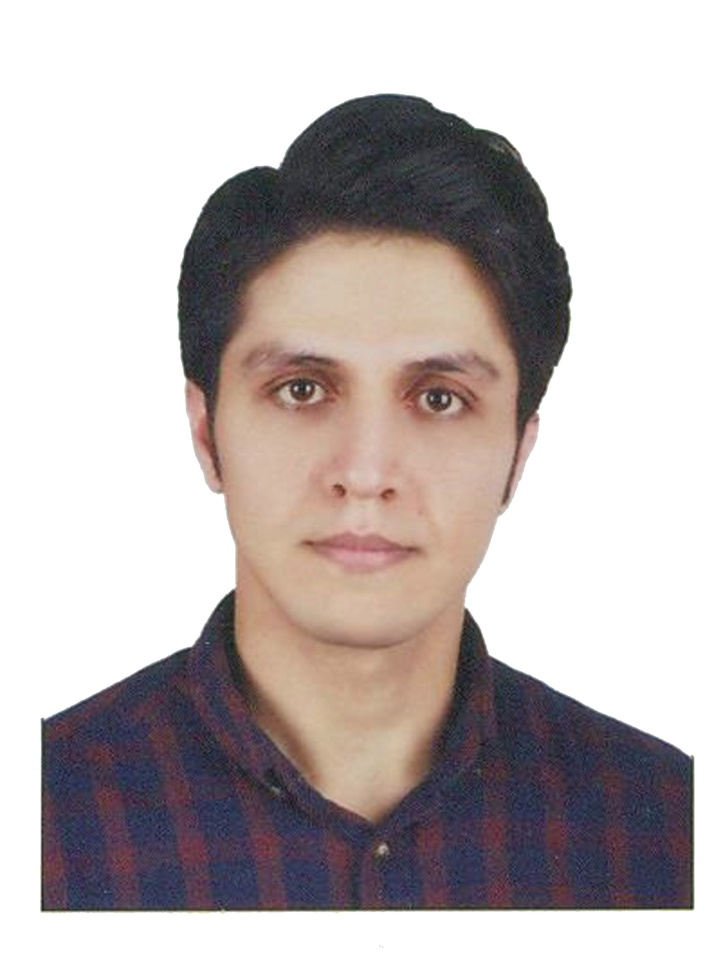
#> input picture Personal.jpg, 723 x 976 px, shrunk from 1604 x 2164 before the run
$ jupyter execute Haar-Face-Detection.ipynb
#> lines starting #> are read from the running program, lines starting #| are printed output that depends on the picture; after the words box and inside, x2 and y2 are one past the last pixel; in counts of white or black regions, pixels touching at a corner belong together
<div class="alert alert-block alert-success">
    <h1 align="center">Face Detection using Haar Cascades classifiers</h1>
    <h2 align="center"><a href="mirch.cs@gmail.com">M.Shahi</a></h3>
</div>

## OpenCV provides pre-trained Haar cascades for face detection, which can be used as a simple face recognition method.

## Topics:

- [ ] import necessary libraries
- [ ] Load the pre-trained Haar Cascade classifier
- [ ] Read the input image
- [ ] Detect faces
- [ ] Draw rectangles around the faces
- [ ] Display the output

# import necessary libraries

[cell 1]
import cv2
import matplotlib.pyplot as plt

# Load the pre-trained Haar Cascade classifier

[cell 2]
face_cascade = cv2.CascadeClassifier(cv2.data.haarcascades + 'haarcascade_frontalface_default.xml')

# Read the input image

[cell 3]
image = cv2.imread('Personal.jpg')
#> image is the input picture: shape (976, 723, 3); mean B, G, R 183.1, 183.5, 191.7
gray = cv2.cvtColor(image, cv2.COLOR_BGR2GRAY)
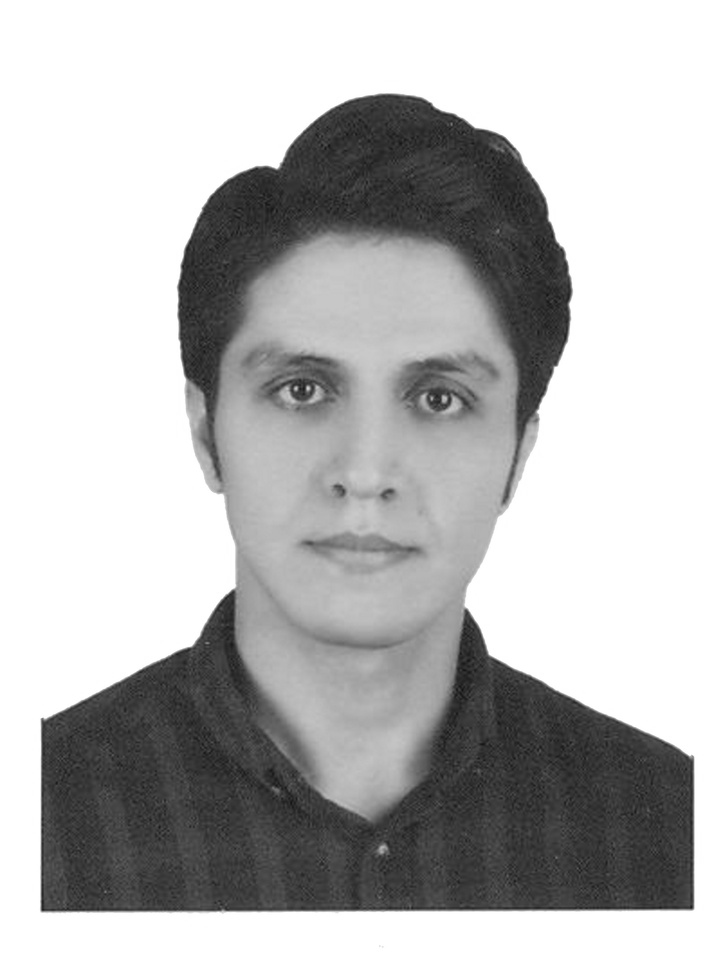
#> gray: shape (976, 723); min 19, max 255, mean 185.9

# Detect faces

[cell 4]
faces = face_cascade.detectMultiScale(gray, scaleFactor=1.2, minNeighbors=5, minSize=(100, 100))
#> faces = [[248, 551, 236, 236], [163, 239, 403, 403]]

# Draw rectangles around the faces

[cell 5]
for (x, y, w, h) in faces:
    cv2.rectangle(image, (x, y), (x+w, y+h), (255, 0, 0), 2)
#> this loop made 2 passes
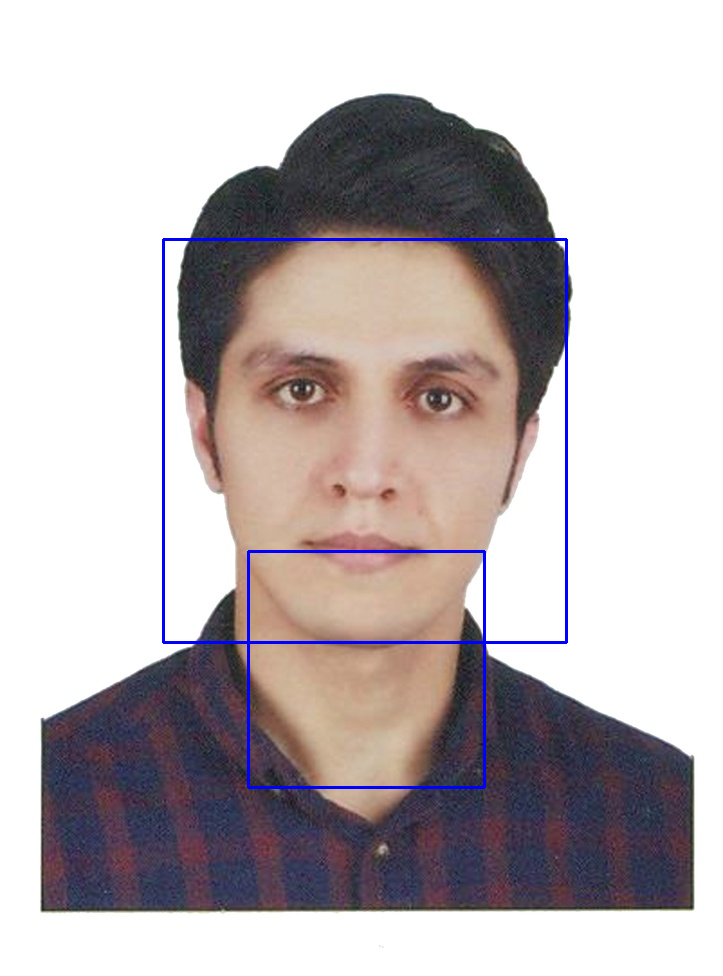
#> image: shape (976, 723, 3); 1.08% of pixels changed, all inside (x1, y1, x2, y2) = (162, 238, 568, 789)

# Display the output

[cell 6]
plt.imshow(image[:,:,::-1])
